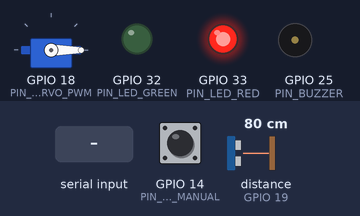
The sketch below on a simulated ESP32. On the bench: servo, output pins drawn as LEDs (lit = HIGH), buzzer (waves = sounding). Wiring (inferred from the names in the program): ultrasonic range finder: trigger GPIO 5; echo GPIO 19. The inputs (shaded band) are chosen by the test bench; at power-on: GPIO 14 (PIN_BTN_MANUAL) HIGH, distance to the obstacle (sensor on GPIO 19) 80 cm. The echo pulse lasts 58.3 µs per cm; servo pulses on a pin are drawn as a servo (544–2400 µs = 0–180°); pins used as bus, display or sensor lines are not drawn; what the sketch prints to the serial monitor is not drawn.

Above: at 1.3 s.
1.4 s: GPIO 14 (PIN_BTN_MANUAL) pulled LOW for 0.15 s
At 3.7 s:
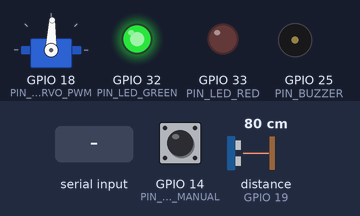
4.4 s: "GATE:OPEN\n" received over Serial
At 4.46 s:
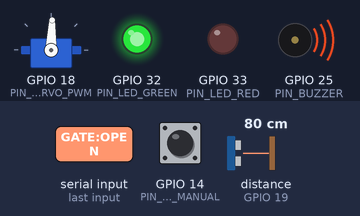
7.4 s: "GATE:LOCK\n" received over Serial
At 7.85 s:
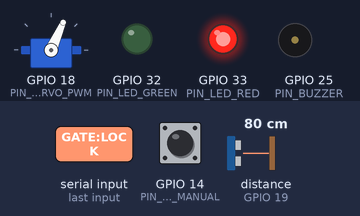
10.4 s: distance to the obstacle (sensor on GPIO 19) set to 2 cm
12.5 s: "GATE:UNLOCK\n" received over Serial
At 12.56 s:
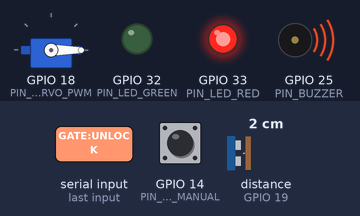
14.1 s: GPIO 14 (PIN_BTN_MANUAL) pulled LOW for 1 s
At 16.8 s:
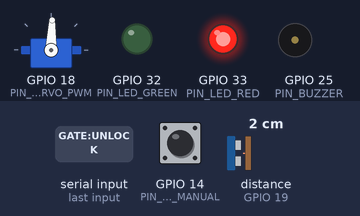
Timing chart, 0 to 18.2 s (numbered marks = the images above; inputs shaded):
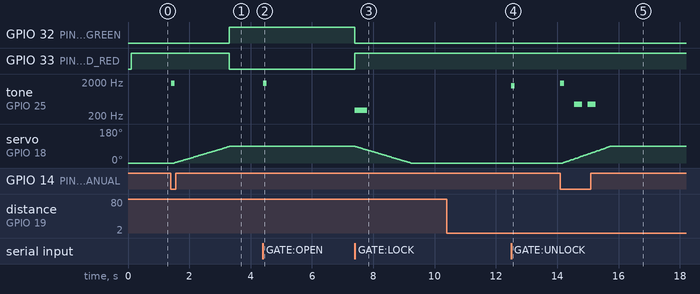

The sketch:

servo_gate_controller.ino
```cpp
/**
 * ============================================================================
 * Project 25: Computer Vision OpenCV + Hardware Servo Gate Trigger
 * File: servo_gate_controller.ino
 * Target MCUs:
 *   - Arduino Uno / Nano (ATmega328P) -> Uses <Servo.h> + USB Serial Bridge
 *   - ESP32 DevKit V1                 -> Uses LEDC 50 Hz Servo PWM + Serial
 * ============================================================================
 *
 * HARDWARE & SAFETY ARCHITECTURE:
 *   - Motorized Barrier Boom: SG90 / MG996R Servo (0 deg = CLOSED, 90 deg = OPEN)
 *     Driven via non-blocking incremental S-curve/trapezoidal angular ramping
 *     (20 ms per degree step) to eliminate mechanical gear shock.
 *   - Anti-Crush Ultrasonic Safety Loop: HC-SR04 Ultrasonic Transducer
 *     Continuously measures clearance beneath the boom. If an obstacle/vehicle
 *     is detected at distance < 35.0 cm (`SAFETY_CLEARANCE_CM`), the controller:
 *       1. Refuses any `GATE:CLOSE` command (`STATE_OBSTRUCTED_HOLD`).
 *       2. Immediately reverses the boom back to 90 deg (OPEN) if a vehicle
 *          enters the lane while the boom is descending (`STATE_CLOSING`).
 *   - Traffic Signal Indicators:
 *       * Red LED   : Active when CLOSED, CLOSING, or LOCKED.
 *       * Green LED : Active when OPEN (0 deg -> 90 deg verified).
 *   - Acoustic Warning Buzzer:
 *       * Audible safety beeps during gate motion and obstruction holds.
 *
 * SERIAL COMMAND PROTOCOL (115200 bps, newline-terminated):
 *   - `GATE:OPEN`   -> Unlocks (if not hard-locked) and smoothly ramps to 90 deg
 *   - `GATE:CLOSE`  -> Initiates closing ramp to 0 deg (if ultrasonic path clear)
 *   - `GATE:LOCK`   -> Emergency lockdown: closes barrier and ignores OPEN triggers
 *   - `GATE:UNLOCK` -> Releases lockdown back to normal closed standby
 *   - `GATE:STATUS` -> Emits JSON telemetry frame over Serial
 * ============================================================================
 */

#include <Arduino.h>

#if !defined(ESP32)
  #include <Servo.h>
#endif

// ============================================================================
// Cross-Platform Pin Assignments (Arduino Uno/Nano vs ESP32)
// ============================================================================
#if defined(ESP32)
  constexpr uint8_t PIN_SERVO_PWM     = 18;
  constexpr uint8_t PIN_HCSR04_TRIG   = 5;
  constexpr uint8_t PIN_HCSR04_ECHO   = 19;
  constexpr uint8_t PIN_LED_RED       = 33;
  constexpr uint8_t PIN_LED_GREEN     = 32;
  constexpr uint8_t PIN_BUZZER        = 25;
  constexpr uint8_t PIN_BTN_MANUAL    = 14;
#else
  constexpr uint8_t PIN_SERVO_PWM     = 9;
  constexpr uint8_t PIN_HCSR04_TRIG   = 10;
  constexpr uint8_t PIN_HCSR04_ECHO   = 11;
  constexpr uint8_t PIN_LED_RED       = 4;
  constexpr uint8_t PIN_LED_GREEN     = 5;
  constexpr uint8_t PIN_BUZZER        = 8;
  constexpr uint8_t PIN_BTN_MANUAL    = 2;
#endif

// ============================================================================
// Kinematic & Safety Threshold Constants
// ============================================================================
constexpr int      ANGLE_CLOSED_DEG       = 0;
constexpr int      ANGLE_OPEN_DEG         = 90;
constexpr uint32_t SERVO_STEP_INTERVAL_MS = 18;   // ~1.62 seconds full 90-deg sweep
constexpr uint32_t AUTO_CLOSE_DWELL_MS    = 5000; // Hold open 5 s after vehicle clears
constexpr uint32_t TELEMETRY_INTERVAL_MS  = 500;
constexpr float    SAFETY_CLEARANCE_CM    = 35.0f;

enum GateState : uint8_t {
  STATE_CLOSED          = 0,
  STATE_OPENING         = 1,
  STATE_OPEN            = 2,
  STATE_CLOSING         = 3,
  STATE_OBSTRUCTED_HOLD = 4,
  STATE_LOCKED          = 5
};

#if !defined(ESP32)
Servo gateServo;
#endif

GateState currentState        = STATE_CLOSED;
int       currentAngleDeg     = ANGLE_CLOSED_DEG;
int       targetAngleDeg      = ANGLE_CLOSED_DEG;
float     clearanceDistanceCm = 120.0f;
bool      vehiclePresent      = false;

uint32_t  lastServoStepMs     = 0;
uint32_t  openHoldStartMs     = 0;
uint32_t  lastTelemetryMs     = 0;
uint32_t  lastButtonMs        = 0;

// ============================================================================
// Cross-Platform Servo PWM Driver (500 us to 2400 us Pulse Width)
// ============================================================================
void writeServoAngle(int angleDeg) {
  angleDeg = constrain(angleDeg, ANGLE_CLOSED_DEG, ANGLE_OPEN_DEG);
#if defined(ESP32)
  // 50 Hz period = 20,000 us. Map 0..180 deg -> 500..2400 us on 16-bit duty (65535)
  uint32_t pulseUs = map(angleDeg, 0, 180, 500, 2400);
  uint32_t duty    = (pulseUs * 65535UL) / 20000UL;
  #if ESP_ARDUINO_VERSION_MAJOR >= 3
    ledcWrite(PIN_SERVO_PWM, duty);
  #else
    ledcWrite(0, duty);
  #endif
#else
  gateServo.write(angleDeg);
#endif
}

// ============================================================================
// HC-SR04 Ultrasonic Vehicle Presence Sensor
// ============================================================================
float measureClearanceCm() {
  digitalWrite(PIN_HCSR04_TRIG, LOW);
  delayMicroseconds(2);
  digitalWrite(PIN_HCSR04_TRIG, HIGH);
  delayMicroseconds(10);
  digitalWrite(PIN_HCSR04_TRIG, LOW);

  unsigned long durationUs = pulseIn(PIN_HCSR04_ECHO, HIGH, 25000UL);
  if (durationUs == 0) {
    return 199.0f; // No echo within range -> lane clear
  }
  return (durationUs * 0.0343f) * 0.5f;
}

const char* stateToString(GateState st) {
  switch (st) {
    case STATE_CLOSED:          return "CLOSED";
    case STATE_OPENING:         return "OPENING";
    case STATE_OPEN:            return "OPEN";
    case STATE_CLOSING:         return "CLOSING";
    case STATE_OBSTRUCTED_HOLD: return "OBSTRUCTED_HOLD";
    case STATE_LOCKED:          return "LOCKED";
    default:                    return "UNKNOWN";
  }
}

void updateTrafficIndicators() {
  if (currentState == STATE_OPEN) {
    digitalWrite(PIN_LED_GREEN, HIGH);
    digitalWrite(PIN_LED_RED, LOW);
  } else {
    digitalWrite(PIN_LED_GREEN, LOW);
    digitalWrite(PIN_LED_RED, HIGH);
  }
}

void emitTelemetryFrame(const char* eventTag) {
  Serial.print(F("{\"event\":\""));
  Serial.print(eventTag);
  Serial.print(F("\",\"state\":\""));
  Serial.print(stateToString(currentState));
  Serial.print(F("\",\"angle_deg\":"));
  Serial.print(currentAngleDeg);
  Serial.print(F(",\"distance_cm\":"));
  Serial.print(clearanceDistanceCm, 1);
  Serial.print(F(",\"vehicle_under_gate\":"));
  Serial.print(vehiclePresent ? F("true") : F("false"));
  Serial.println(F("}"));
}

// ============================================================================
// Command State Machine Transitions
// ============================================================================
void requestGateOpen(const char* source) {
  if (currentState == STATE_LOCKED) {
    emitTelemetryFrame("IGNORED_GATE_LOCKED");
    tone(PIN_BUZZER, 320, 220);
    return;
  }
  targetAngleDeg  = ANGLE_OPEN_DEG;
  currentState    = (currentAngleDeg >= ANGLE_OPEN_DEG) ? STATE_OPEN : STATE_OPENING;
  openHoldStartMs = millis();
  tone(PIN_BUZZER, 1850, 120);
  updateTrafficIndicators();
  emitTelemetryFrame(source);
}

void requestGateClose(const char* source) {
  if (currentState == STATE_LOCKED) {
    return;
  }
  if (vehiclePresent) {
    // Refuse to close while HC-SR04 detects a vehicle underneath the barrier
    currentState   = STATE_OBSTRUCTED_HOLD;
    targetAngleDeg = ANGLE_OPEN_DEG;
    tone(PIN_BUZZER, 440, 260);
    emitTelemetryFrame("SAFETY_ABORT_VEHICLE_PRESENT");
    return;
  }
  targetAngleDeg = ANGLE_CLOSED_DEG;
  currentState   = (currentAngleDeg <= ANGLE_CLOSED_DEG) ? STATE_CLOSED : STATE_CLOSING;
  tone(PIN_BUZZER, 1100, 100);
  updateTrafficIndicators();
  emitTelemetryFrame(source);
}

void requestGateLock() {
  currentState   = STATE_LOCKED;
  targetAngleDeg = ANGLE_CLOSED_DEG;
  tone(PIN_BUZZER, 300, 400);
  updateTrafficIndicators();
  emitTelemetryFrame("CMD_LOCK_ENGAGED");
}

void requestGateUnlock() {
  currentState   = (currentAngleDeg >= ANGLE_OPEN_DEG) ? STATE_OPEN : STATE_CLOSED;
  tone(PIN_BUZZER, 1560, 120);
  updateTrafficIndicators();
  emitTelemetryFrame("CMD_UNLOCKED");
}

// ============================================================================
// Setup & Peripheral Initialization
// ============================================================================
void setup() {
  Serial.begin(115200);
  delay(100);

  pinMode(PIN_HCSR04_TRIG, OUTPUT);
  pinMode(PIN_HCSR04_ECHO, INPUT);
  pinMode(PIN_LED_RED, OUTPUT);
  pinMode(PIN_LED_GREEN, OUTPUT);
  pinMode(PIN_BUZZER, OUTPUT);
  pinMode(PIN_BTN_MANUAL, INPUT_PULLUP);

#if defined(ESP32)
  #if ESP_ARDUINO_VERSION_MAJOR >= 3
    ledcAttach(PIN_SERVO_PWM, 50, 16);
  #else
    ledcSetup(0, 50, 16);
    ledcAttachPin(PIN_SERVO_PWM, 0);
  #endif
#else
  gateServo.attach(PIN_SERVO_PWM);
#endif

  writeServoAngle(ANGLE_CLOSED_DEG);
  updateTrafficIndicators();

  Serial.println(F("\n================================================================"));
  Serial.println(F("Project 25: OpenCV Smart Gate Servo & Ultrasonic Safety Controller"));
  Serial.println(F("Commands: GATE:OPEN | GATE:CLOSE | GATE:LOCK | GATE:UNLOCK"));
  Serial.println(F("================================================================"));
  emitTelemetryFrame("BOOT_READY");
}

// ============================================================================
// Main Non-Blocking Kinematic & Safety Loop
// ============================================================================
void loop() {
  uint32_t now = millis();

  // 1. Sample HC-SR04 Ultrasonic Vehicle Presence Sensor
  clearanceDistanceCm = measureClearanceCm();
  vehiclePresent      = (clearanceDistanceCm < SAFETY_CLEARANCE_CM);

  // 2. Anti-Crush Safety Interlock: If closing and a vehicle enters the lane,
  //    immediately abort closure and reverse boom to 90 deg!
  if (vehiclePresent && (currentState == STATE_CLOSING || currentState == STATE_OPEN)) {
    if (currentState == STATE_CLOSING) {
      targetAngleDeg = ANGLE_OPEN_DEG;
      currentState   = STATE_OBSTRUCTED_HOLD;
      tone(PIN_BUZZER, 2200, 200);
      emitTelemetryFrame("EMERGENCY_REVERSE_OBSTACLE");
    }
    openHoldStartMs = now; // Reset auto-close dwell timer while vehicle is underneath
  }

  // Clear obstructed hold once vehicle clears the ultrasonic zone
  if (!vehiclePresent && currentState == STATE_OBSTRUCTED_HOLD && currentAngleDeg >= ANGLE_OPEN_DEG) {
    currentState    = STATE_OPEN;
    openHoldStartMs = now;
    updateTrafficIndicators();
    emitTelemetryFrame("OBSTACLE_CLEARED_HOLDING");
  }

  // 3. Auto-close dwell timer after vehicle has passed
  if (currentState == STATE_OPEN && !vehiclePresent &&
      (now - openHoldStartMs) >= AUTO_CLOSE_DWELL_MS) {
    requestGateClose("AUTO_CLOSE_TIMER");
  }

  // 4. Incremental Servo Angular Ramping (Smooth motion without `delay()`)
  if ((now - lastServoStepMs) >= SERVO_STEP_INTERVAL_MS) {
    lastServoStepMs = now;
    if (currentAngleDeg < targetAngleDeg) {
      currentAngleDeg++;
      writeServoAngle(currentAngleDeg);
      if (currentAngleDeg >= ANGLE_OPEN_DEG && currentState == STATE_OPENING) {
        currentState    = STATE_OPEN;
        openHoldStartMs = now;
        updateTrafficIndicators();
        emitTelemetryFrame("REACHED_OPEN_90_DEG");
      }
    } else if (currentAngleDeg > targetAngleDeg) {
      // Only step downward if ultrasonic path is unobstructed (or forced lock)
      if (!vehiclePresent || currentState == STATE_LOCKED) {
        currentAngleDeg--;
        writeServoAngle(currentAngleDeg);
        if (currentAngleDeg <= ANGLE_CLOSED_DEG && currentState == STATE_CLOSING) {
          currentState = STATE_CLOSED;
          updateTrafficIndicators();
          emitTelemetryFrame("REACHED_CLOSED_0_DEG");
        }
      }
    }
  }

  // 5. Manual Override Pushbutton (for Wokwi / Guard Booth testing)
  if (digitalRead(PIN_BTN_MANUAL) == LOW && (now - lastButtonMs) > 450) {
    lastButtonMs = now;
    if (currentState == STATE_CLOSED || currentState == STATE_CLOSING) {
      requestGateOpen("MANUAL_BUTTON_OPEN");
    } else {
      requestGateClose("MANUAL_BUTTON_CLOSE");
    }
  }

  // 6. Parse Incoming Serial Commands from Python OpenCV Backend
  if (Serial.available() > 0) {
    String cmd = Serial.readStringUntil('\n');
    cmd.trim();
    cmd.toUpperCase();

    if (cmd == "GATE:OPEN") {
      requestGateOpen("OPENCV_SERIAL_OPEN");
    } else if (cmd == "GATE:CLOSE") {
      requestGateClose("OPENCV_SERIAL_CLOSE");
    } else if (cmd == "GATE:LOCK") {
      requestGateLock();
    } else if (cmd == "GATE:UNLOCK") {
      requestGateUnlock();
    } else if (cmd == "GATE:STATUS") {
      emitTelemetryFrame("STATUS_POLL");
    }
  }

  // 7. Periodic JSON status heartbeat
  if ((now - lastTelemetryMs) >= TELEMETRY_INTERVAL_MS) {
    lastTelemetryMs = now;
    emitTelemetryFrame("HEARTBEAT");
  }
}
```

Measured:
- after the input at 1.4 s, GPIO 32 (PIN_LED_GREEN): LOW → HIGH after 1.9 s; GPIO 33 (PIN_LED_RED): HIGH → LOW after 1.9 s; tone on GPIO 25 (PIN_BUZZER): silent → 1850 Hz at once, → silent 0.12 s later; servo on GPIO 18 (PIN_SERVO_PWM): moves from 0° to 88° over 1.8 s, starting after 0.11 s
- after the input at 4.4 s, tone on GPIO 25 (PIN_BUZZER): silent → 1850 Hz at once, → silent 0.12 s later
- after the input at 7.4 s, GPIO 32 (PIN_LED_GREEN): HIGH → LOW after 0.00 s instead of 2.0 s; GPIO 33 (PIN_LED_RED): LOW → HIGH after 0.00 s instead of 2.0 s
- after the input at 10.4 s, every drawn part: stays the same
- after the input at 12.5 s, tone on GPIO 25 (PIN_BUZZER): silent → 1560 Hz at once, → silent 0.12 s later
- after the input at 14.1 s, tone on GPIO 25 (PIN_BUZZER): plays 1850 Hz for 0.12 s, 440 Hz for 0.26 s, 440 Hz for 0.26 s, starting at once; servo on GPIO 18 (PIN_SERVO_PWM): moves from 0° to 88° over 1.5 s, starting after 0.08 s
